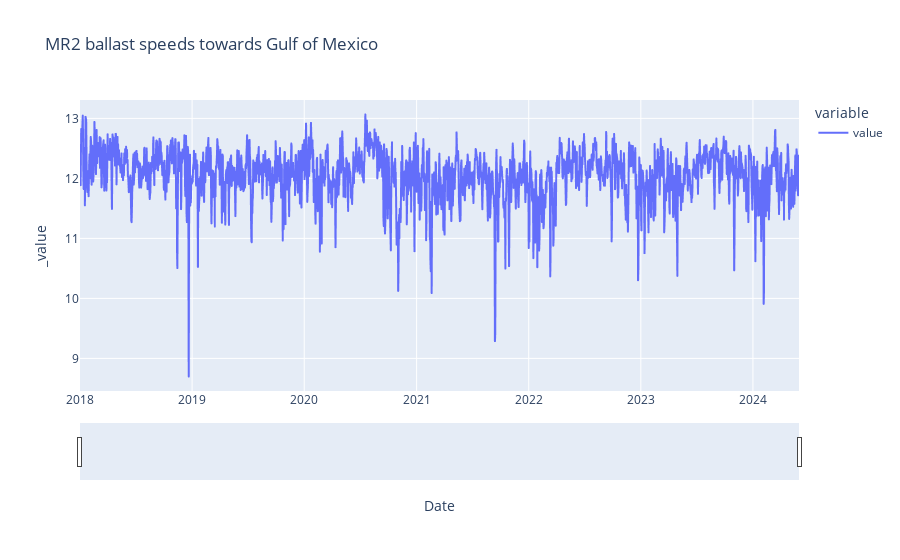

The notebook cell this image was saved under:
### Markdown cell above
### Overlay with speed data
Use voyages time series to aggregate ballast speeds towards region of interest.

### Code cell
voyages_ts=voyages_time_series_with_split(start_y=2018, start_m=1, start_d=1, 
                                          end_y=2024, end_m=5, end_d=30, 
                                          origin=None, destination=gom, locs=None, 
                                          prod=cpp, prod_excl=lpg, 
                                          vessel_class='oil_mr2', vessel_class_excl=None, 
                                          status='ballast', freq='day', option='avg_speed', operator='avg', 
                                          title='MR2 ballast speeds towards Gulf of Mexico', 
                                          split=None, plot=True, plot_type='line', show_top_x=1000)

### Figure 1 — Plotly figure (JSON) as saved in the notebook; plotly's stock layout.template omitted (floating-point values rounded to 4 significant figures; data arrays with more than 128 entries replaced by an {"elided": "..."} marker saying what was removed)
{"data": [{"hovertemplate": "variable=value<br>Date=%{x}<br>_value=%{y}<extra></extra>", "legendgroup": "value", "line": {"color": "#636efa", "dash": "solid"}, "marker": {"symbol": "circle"}, "mode": "lines", "name": "value", "showlegend": true, "type": "scattergl", "x": {"elided": "2342 str values"}, "xaxis": "x", "y": {"elided": "2342 float values"}, "yaxis": "y"}], "layout": {"legend": {"title": {"text": "variable"}, "tracegroupgap": 0}, "title": {"text": "MR2 ballast speeds towards Gulf of Mexico"}, "xaxis": {"anchor": "y", "domain": [0, 1], "rangeslider": {"visible": true}, "title": {"text": "Date"}}, "yaxis": {"anchor": "x", "domain": [0, 1], "title": {"text": "_value"}}}}
